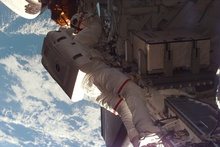
%> input picture Enhazing-CDIE/test.jpg, 220 x 147 px, shrunk from 590 x 395 before the run
$ octave Demo.m   (GNU Octave 9; MATLAB toolbox functions it lacks are replaced by stand-ins)
%> lines starting %> are read from the running program, lines starting %| are printed output that depends on the picture
%> further down, I is the input picture: size 147x220x3 uint8; mean R, G, B 102, 97.2, 99.3
%> `HSV = rgb2hsv(I);`: HSV: size 147x220x3 double; mean H, S, V 0.421, 0.195, 0.427
### Enhazing-CDIE/divChannel.m
function [ Jzz ] = divChannel(J,val,thresh,a,sgs,bds)
%> called with val = 5, thresh = 10, a = 0.8, sgs = [3 1 0.5], bds = [85 170]
val=5;
thresh=10;
a=0.8;
sgs=[3 1 1/2];
bds=[85 180];
J = uint8(J.*255);
J=double(J);
%> J: size 147x220 double
g=0.1;
fe=zeros(256,256);
fc=zeros(256,256);
[w k]=size(J);
%> w = 147; k = 220
for i=((val+1)/2):10:(w-(val-1)/2)
    for j=((val+1)/2):10:(k-(val-1)/2)

m=J(i,j);

for wb=(i-(val-1)/2):(i+(val-1)/2)
    for kb=(j-(val-1)/2):(j+(val-1)/2)
l=J(wb,kb);
mi=min(m,l);
ma=max(m,l);
d=ma-mi;
v=[zeros(1,mi) ones(1,d+1) zeros(1,255-ma)];
if d>=thresh
  fe(m+1,:)=fe(m+1,:)+v;
  fe(l+1,:)=fe(l+1,:)+v;
else
%   fe(m+1,:)=fe(m+1,:)-v.*0.1;
%   fe(l+1,:)=fe(l+1,:)-v.*0.1;
end
    end
end
    end
end
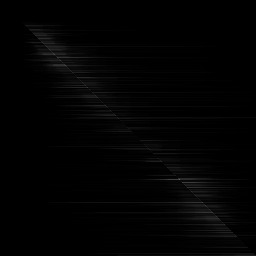
%> fe: size 256x256 double; min 0, max 107, mean 2.5

% [8 lines of commented-out code are left out]

for w1=1:256
    for k1=2:256
   fc(w1,k1)=fc(w1,k1-1)+(fe(w1,k1)+1);
    end
end
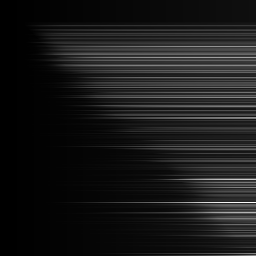
%> fc: size 256x256 double; min 0, max 4223, mean 423.9; drawn with min black and max white
for w2=1:256
 fc(w2,:)=(fc(w2,:)./fc(w2,256));
end
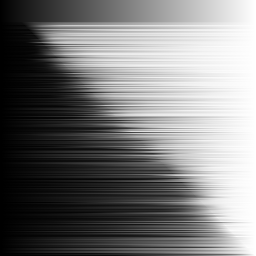
%> fc: size 256x256 double; min 0, max 1, mean 0.477

I1=[];
for k2=1:256
    I1(1,k2)=(k2-1)/255;
end

% for w3=1:256
%
%   t(w3,:)=(I1+fc(w3,:))./(max(I1+fc(w3,:)));
% end
  t=fc;

td=zeros(1,256);
tm=zeros(1,256);
tb=zeros(1,256);
for w4=1:bds(1,1)+1
   td=td+t(w4,:) ;
end
%> after the loop, td = 256 values from 0 to 86
td=td./(bds(1,1)-0+1);
%> td = 256 values from 0 to 1

for w5=bds(1,1)+2:bds(1,2)+1
   tm=tm+t(w5,:) ;
end
%> after the loop, tm = 256 values from 0 to 95
tm=tm./(bds(1,2)-bds(1,1));
%> tm = 256 values from 0 to 1

for w6=bds(1,2)+2:256
   tb=tb+t(w6,:);
end
%> after the loop, tb = 256 values from 0 to 75
tb=tb./(255-bds(1,2));
%> tb = 256 values from 0 to 1
tz=[];
for i=1:256
    tz(1,i)=(0.98*td(1,i)*gaussmf(i/255,[3/4 0])+0.50*tm(1,i)*gaussmf(i/255,[1/5 0.5])+0.70*tb(1,i)*gaussmf(i/255,[1/3 1]));
end
%> after the loop, tz = 256 values, max 1.13 at index 245, min 0 at index 1, mean 0.691
tzm=max(tz);
%> tzm = 1.13
tz=tz./tzm;
%> tz = 256 values, max 1 at index 245, min 0 at index 1, mean 0.611
for i=1:256
    tzz(1,i)=max(tz(1,i),I1(1,i));
end
%> after the loop, tzz = 256 values, max 1 at index 245, min 0 at index 1, mean 0.617

for i=1:w
    for j=1:k
   Jd(i,j)=td(1,(J(i,j)+1));
    end
end
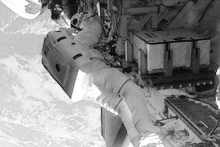
%> Jd: size 147x220 double; min 0.0326, max 1, mean 0.545
for i=1:w
    for j=1:k
   Jm(i,j)=tm(1,(J(i,j)+1));
    end
end
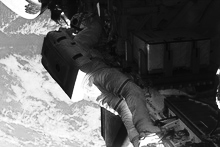
%> Jm: size 147x220 double; min 0.0256, max 1, mean 0.368
for i=1:w
    for j=1:k
   Jb(i,j)=tb(1,(J(i,j)+1));
    end
end
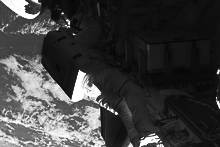
%> Jb: size 147x220 double; min 0.0217, max 1, mean 0.247
for i=1:w
    for j=1:k
   Jz(i,j)=tz(1,(J(i,j)+1));
    end
end
for i=1:w
    for j=1:k
   Jzz(i,j)=tzz(1,(J(i,j)+1));
    end
end
% [12 lines of commented-out code are left out]

end

### Enhazing-CDIE/Demo.m
%% 程序整理分享
% 西安邮电大学图像处理团队-郝浩
% 个人博客 www.aomanhao.top
% Github https://github.com/AomanHao
% --------------------------------------

clear
close all
clc
%% 读取图像
I=imread('test.jpg');
figure;imshow(I);title('原图');
%% Enhance
HSV = rgb2hsv(I);
H=HSV(:,:,1);
S=HSV(:,:,2);
V=HSV(:,:,3);
figure,imshow(H)
figure, imshow(S);
figure, imshow(V);
O = HSV;
O(:,:,3) =divChannel(V,5,10,0.8,[3 1 1/2],[85 170]);
%> O: size 147x220x3 double; mean H, S, V 0.421, 0.195, 0.529

figure('name','Enhanced'), imshow(hsv2rgb(O));
%> after `imshow(hsv2rgb(O))`:
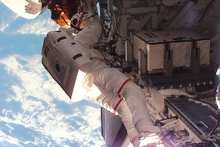
%> displayed picture: size 147x220x3, on the screen's scale of 0 to 255; mean R, G, B 126.6, 119.6, 122.2
